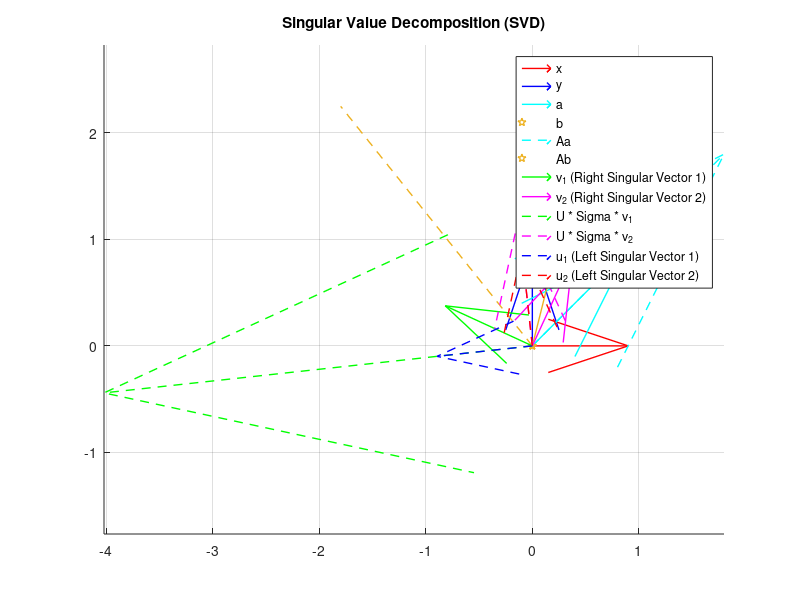

Write the MATLAB code that produced this figure.
%% Clear etc
clear all;
close all;
clc;

%% Define a square matrix and take its SVD.
A = [4, -2; 
     1, 1];

[U, S, V] = svd(A);

% Extract singular values and vectors
singular_values = diag(S);
u_1 = U(:,1);
u_2 = U(:,2);
v_1 = V(:,1);
v_2 = V(:,2);

%% Define a couple of vectors.
a = [1; 1];
b = [0.5; 2];

%% Plot.
figure;
hold on;
grid on;
axis equal;

% Basis vectors
quiver(0, 0, 1, 0, 'r', 'LineWidth', 1, 'MaxHeadSize', 0.5);
quiver(0, 0, 0, 1, 'b', 'LineWidth', 1, 'MaxHeadSize', 0.5);

% Vectors a and b
quiver(0, 0, a(1), a(2), 'c', 'LineWidth', 1, 'MaxHeadSize', 0.5);
quiver(0, 0, b(1), b(2), 'p', 'LineWidth', 1, 'MaxHeadSize', 0.5);

a_trans = A * a;
b_trans = A * b;

quiver(0, 0, a_trans(1), a_trans(2), '--c', 'LineWidth', 1, 'MaxHeadSize', 0.5);
quiver(0, 0, b_trans(1), b_trans(2), '--p', 'LineWidth', 1, 'MaxHeadSize', 0.5);

% Right singular vectors (columns of V)
quiver(0, 0, v_1(1), v_1(2), 'g', 'LineWidth', 1, 'MaxHeadSize', 0.5);
quiver(0, 0, v_2(1), v_2(2), 'm', 'LineWidth', 1, 'MaxHeadSize', 0.5);

% Transformed right singular vectors (U * singular values)
v_1_trans = S(1,1) * u_1;
v_2_trans = S(2,2) * u_2;

quiver(0, 0, v_1_trans(1), v_1_trans(2), '--g', 'LineWidth', 1, 'MaxHeadSize', 0.5);
quiver(0, 0, v_2_trans(1), v_2_trans(2), '--m', 'LineWidth', 1, 'MaxHeadSize', 0.5);

% Left singular vectors (columns of U) - after transformation
quiver(0, 0, u_1(1), u_1(2), '--b', 'LineWidth', 1, 'MaxHeadSize', 0.5);
quiver(0, 0, u_2(1), u_2(2), '--r', 'LineWidth', 1, 'MaxHeadSize', 0.5);

% Title etc
title('Singular Value Decomposition (SVD)');
legend('x', 'y', 'a', 'b', 'Aa', 'Ab', 'v_1 (Right Singular Vector 1)', 'v_2 (Right Singular Vector 2)', ...
       'U * Sigma * v_1', 'U * Sigma * v_2', 'u_1 (Left Singular Vector 1)', 'u_2 (Left Singular Vector 2)');
hold off;